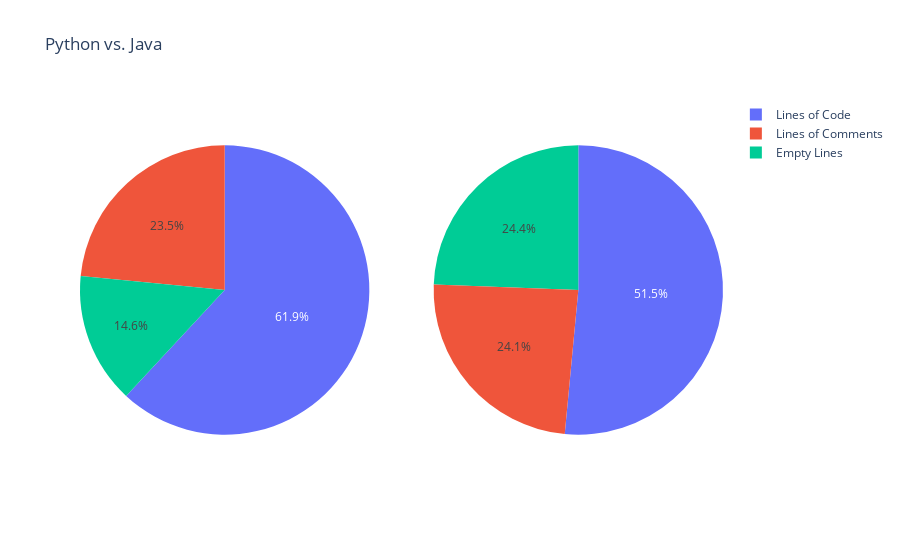

Write notebook code for a chart like this one.
### Code cell
import plotly.graph_objects as go
from plotly.subplots import make_subplots

fig = make_subplots(
    rows=1, cols=2, specs=[[{"type": "pie"}, {"type": "pie"}]],
)

labels = ['Lines of Code','Lines of Comments','Empty Lines']
p_codelines = df_python_best['codelines'].values.sum() + df_python_worst['codelines'].values.sum()
p_commentlines = df_python_best['commentlines'].values.sum() + df_python_worst['commentlines'].values.sum()
p_emptylines = df_python_best['emptylines'].values.sum() + df_python_worst['emptylines'].values.sum()

j_codelines = df_java_best['codelines'].values.sum() + df_java_worst['codelines'].values.sum()
j_commentlines = df_java_best['commentlines'].values.sum() + df_java_worst['commentlines'].values.sum()
j_emptylines = df_java_best['emptylines'].values.sum() + df_java_worst['emptylines'].values.sum()

# Add traces
fig.add_trace(go.Pie(labels=labels,
                    values=[p_codelines, p_commentlines, p_emptylines],
                    name="Python")
              ,row=1, col=1
             )

labels = ['Lines of Code','Lines of Comments','Empty Lines']


# Add traces
fig.add_trace(go.Pie(labels=labels,
                    values=[j_codelines, j_commentlines, j_emptylines],
                    name="Java")
              ,row=1,col=2,
             )

fig.update_layout(
    title_text="Python vs. Java"
)

fig.show()

print("Python lines of code per comment line: ", p_codelines/p_commentlines)
print("Java lines of code per comment line: ", j_codelines/j_commentlines)

### Figure 1 — Plotly figure (JSON) as saved in the notebook; plotly's stock layout.template omitted (floating-point values rounded to 4 significant figures)
{"data": [{"domain": {"x": [0, 0.45], "y": [0, 1]}, "labels": ["Lines of Code", "Lines of Comments", "Empty Lines"], "name": "Python", "type": "pie", "values": [62009178, 23500059, 14627319]}, {"domain": {"x": [0.55, 1], "y": [0, 1]}, "labels": ["Lines of Code", "Lines of Comments", "Empty Lines"], "name": "Java", "type": "pie", "values": [100461315, 47054856, 47567305]}], "layout": {"title": {"text": "Python vs. Java"}}}
